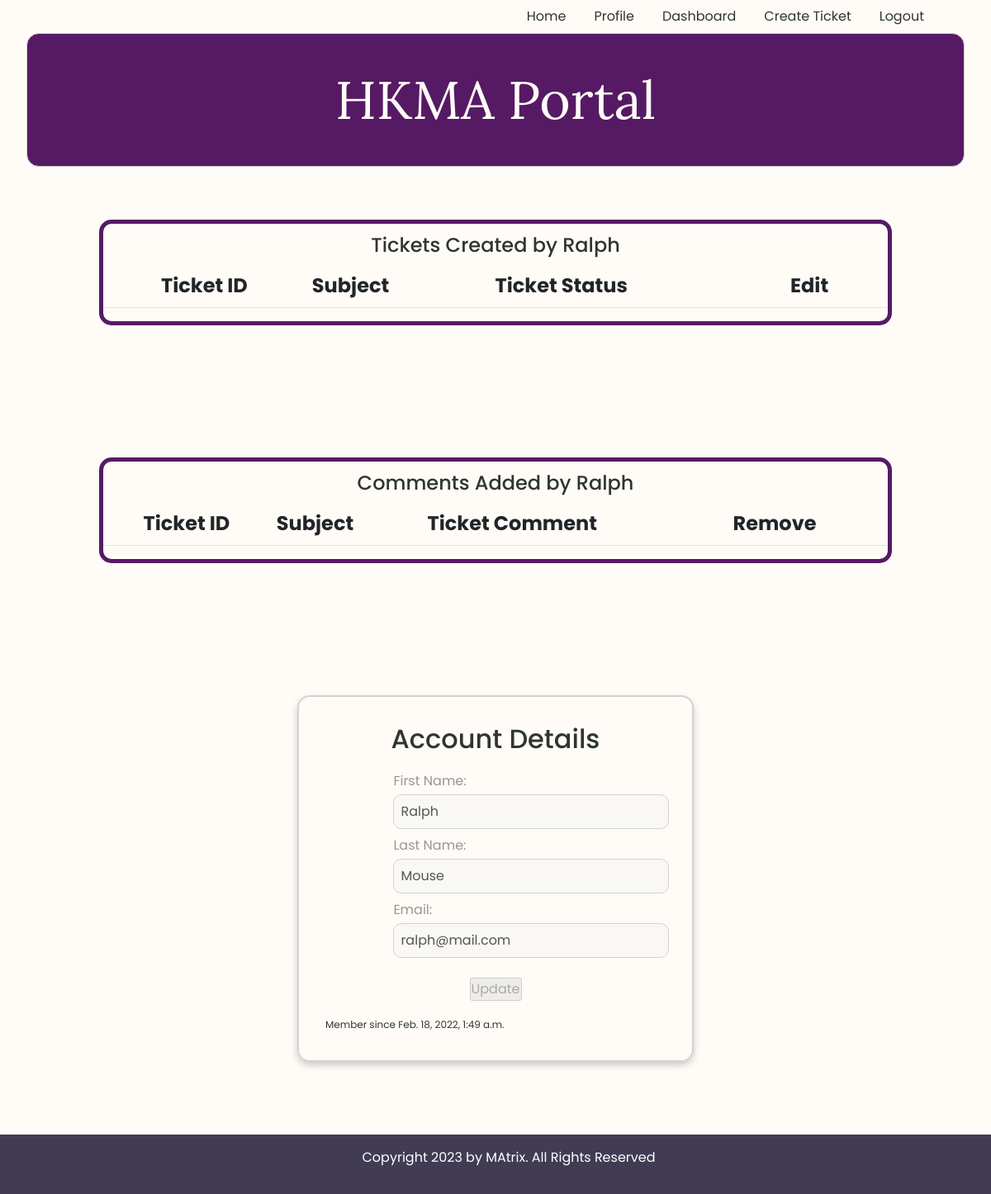
Screenshot of /profile (signed in) with the database file from the repository.
### users/models.py (models this page shows)
class User(models.Model):
    first_name = models.CharField(max_length=255)
    last_name = models.CharField(max_length=255)
    email = models.CharField(max_length=255)
    password = models.TextField()
    created_at = models.DateTimeField(auto_now_add=True)
    updated_at = models.DateTimeField(auto_now=True)
    objects = UserManager()

### users/views.py (the view)
# urls.py: path('profile', views.profile),
def profile(request):
    if 'user_id' not in request.session:
        return redirect('/')
    this_user = User.objects.filter(id = request.session['user_id'])
    context = {
        'user': this_user[0],
        'all_tickets': Ticket.objects.all(),
        'all_comments': Comment.objects.all()
    }
    return render(request, 'profile.html', context)

### users/templates/profile.html (shortened to what this page needs)
{% include 'logged_navbar.html'%}
<div class="profile-table">
	<h4>Tickets Created by {{user.first_name}}</h4>
	<table class="table">
		<thead>
			<tr>
				<th scope="col" id='table-id'>Ticket ID </th>
				<th scope="col">Subject </th>
				<th scope="col">Ticket Status </th>
				<th scope="col">Edit </th>
			</tr>
		</thead>
	</table>
</div>
<div class="profile-table">
	<h4 class="text-center">Comments Added by {{user.first_name}}</h4>
	<table class="table">
		<thead>
			<tr>
			<th scope="col" id='table-id'>Ticket ID </th>
			<th scope="col">Subject </th>
			<th scope="col">Ticket Comment </th>
			<th scope="col">Remove</th>
			</tr>
		</thead>
	</table>
</div>
<div class="account-card">
	<h1>Account Details</h1>
	<div>
		<form action="/profile/{{user.id}}/update" method="POST">
			<div class="inputs">
				<label for="first_name">First Name: </label>
					<input class="form-inputs" type="text" name="first_name" value="{{ user.first_name }}" disabled>
			</div>
			<div class="inputs">
				<label for="last_name">Last Name: </label>
					<input class="form-inputs" type="text" name="last_name" value="{{ user.last_name }}" disabled>
			</div>
			<div class="inputs">
				<label for="email">Email: </label>
					<input class="form-inputs" type="email" name="email" value="{{ user.email }}" disabled>
			</div>
			<div class"inputs">
				<input class='button-input' type="submit" value="Update" disabled>
			</div>
		</form>
		<div class"inputs">
			<span>Member since {{user.created_at}}</span>
		</div>
	</div>
</div>
<div>
	{% include 'footer.html'%}
</div>

### users/static/css/style.css (style rules this page uses)
:root { --first-color: rgb(214, 228, 229); --second-color: rgb(65, 60, 84); --accent-color: rgb(86, 26, 100); --title-color: rgb(86, 26, 100); --text-color: rgb(46, 53, 50); --body-color: rgb(255, 252, 247); --white-color: rgb(255, 255, 255); --body-font: "Poppins", sans-serif; --h2-font-size: 1.25rem; --small-font-size: .813rem; --smaller-font-size: .75rem; --font-medium: 500; --font-semi-bold: 600; }
@media screen and (min-width: 1024px) { :root { --h2-font-size: 1.75rem; --normal-font-size: 1rem; --small-font-size: .875rem; --smaller-font-size: .813rem; } }
* { box-sizing: border-box; padding: 0; margin: 0; }
body { background-color: var(--body-color); font-family: var(--body-font); color: var(--text-color); }
label { margin-bottom: .25rem; opacity: 50%; }
.account-card, .login-card { border: 2px solid lightgray; border-radius: 15px; box-shadow: 0 4px 8px 0 rgba(0,0,0,0.2); transition: all .3s; display: block; margin-top: 2rem; margin-left: auto; margin-right: auto; margin-bottom: 10rem; max-width: 40%; padding: 2rem; }
.account-card span { font-size: .75rem; }
.account-card h1, .login-card h1 { font-size: 2rem; text-align: center; margin-bottom: 1.25rem; }
.inputs { display: grid; margin-left: auto; margin-right: auto; width: 60%; }
.form-inputs { outline: none; border-radius: 10px; border: 1px solid lightgray; padding: .5rem; font-size: 1rem; margin-bottom: .5rem; transition: all .3s; }
.button-input { display: block; margin: 1rem auto; cursor: pointer; }
.table-container, .profile-table { width: 80%; border: 5px solid var(--title-color); border-radius: 15px; margin-left: auto; margin-right: auto; margin-bottom: 10rem; }
.table th { text-align: left; font-size: 1.5rem; }
#table-id { text-align: center; }
.table { transition: all .3s; }
.profile-table { margin-top: 4rem; }
.profile-table h4 { text-align: center; margin-top: .75rem; }

### rows the page displays
User: first_name "Ralph", last_name "Mouse", email "ralph@mail.com", created_at "Feb. 18, 2022, 1:49 a.m."
